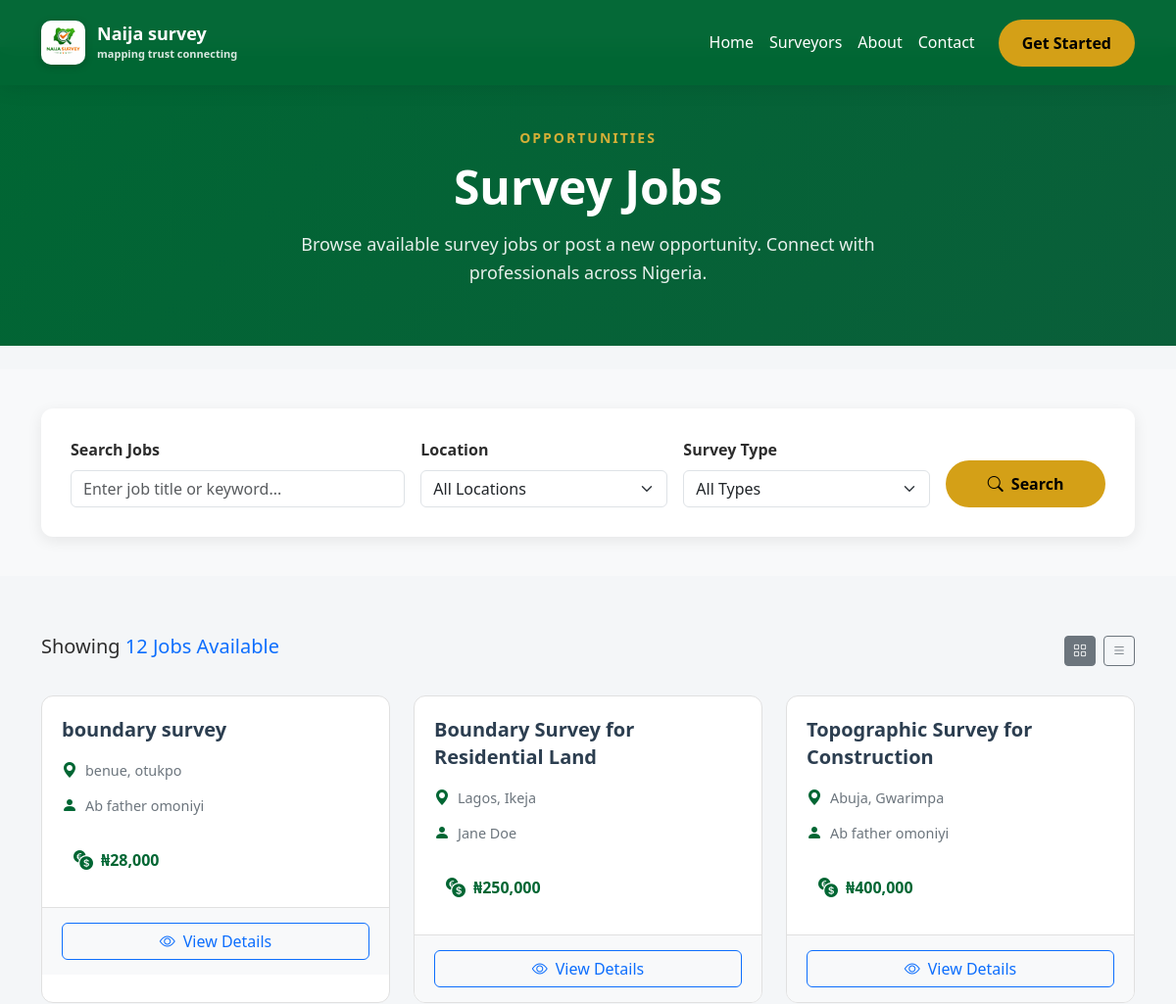
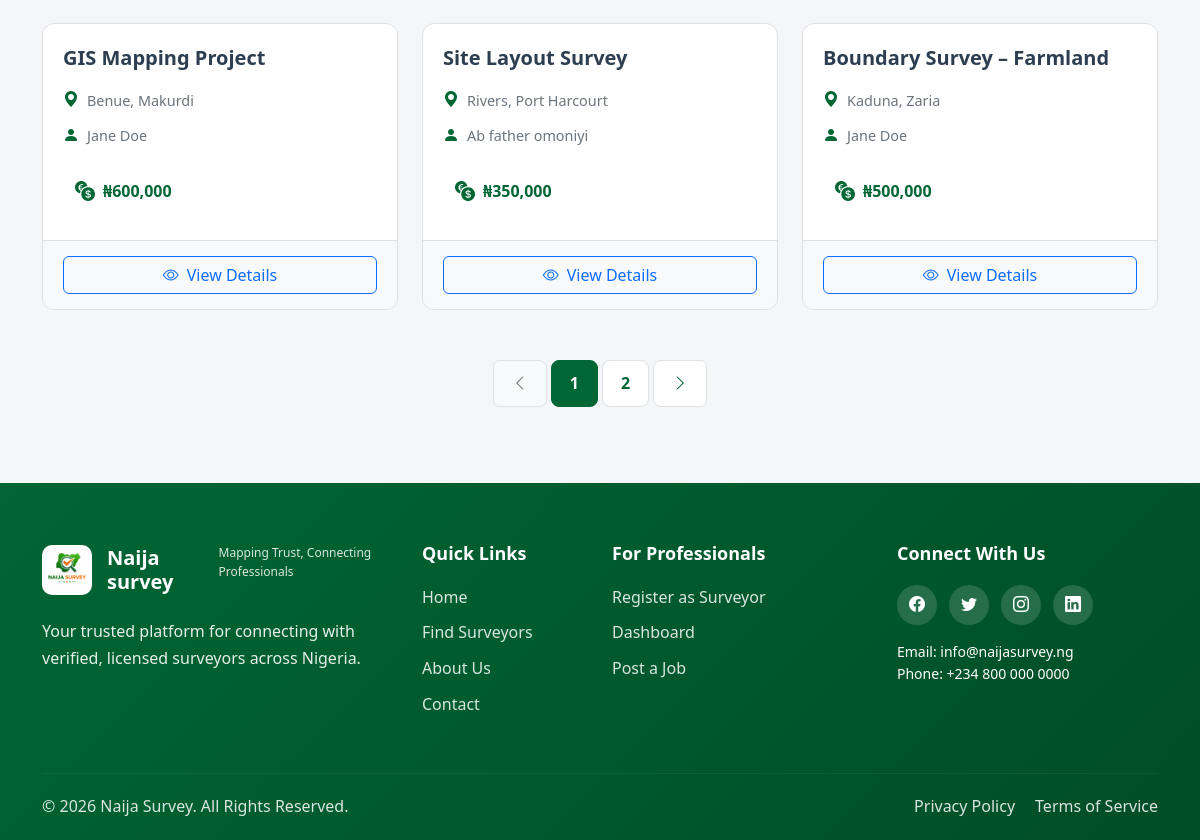
/jobs.php, run on the app's committed database (2 pictures, top to bottom).
### tables this page shows
CREATE TABLE IF NOT EXISTS `jobs` (
  `id` int NOT NULL AUTO_INCREMENT,
  `client_profile_id` int NOT NULL,
  `job_title` varchar(255) NOT NULL,
  `job_description` text NOT NULL,
  `proposed_budget` varchar(100) NOT NULL,
  `job_state` varchar(100) NOT NULL,
  `job_lga` varchar(100) NOT NULL,
  `job_address` text NOT NULL,
  `job_status` enum('available','taken','completed') NOT NULL DEFAULT 'available',
  `created_at` datetime NOT NULL DEFAULT CURRENT_TIMESTAMP,
  PRIMARY KEY (`id`),
  KEY `fk_jobs_client` (`client_profile_id`)
);

CREATE TABLE IF NOT EXISTS `clients_profile` (
  `id` int NOT NULL AUTO_INCREMENT,
  `account_id` int NOT NULL,
  `first_name` varchar(100) NOT NULL,
  `surname` varchar(100) NOT NULL,
  `other_names` varchar(100) DEFAULT NULL,
  `phone_number` varchar(20) NOT NULL,
  `whatsapp_number` varchar(20) NOT NULL,
  `bio` text NOT NULL,
  `state` varchar(100) NOT NULL,
  `lga` varchar(100) NOT NULL,
  `address` text NOT NULL,
  `profile_image` varchar(255) NOT NULL,
  `id_type` varchar(50) NOT NULL,
  `id_document` varchar(255) NOT NULL,
  `verification_status` enum('pending','verified','rejected') NOT NULL DEFAULT 'pending',
  `verified_at` datetime NOT NULL DEFAULT CURRENT_TIMESTAMP,
  `created_at` datetime NOT NULL DEFAULT CURRENT_TIMESTAMP,
  `updated_at` datetime NOT NULL DEFAULT CURRENT_TIMESTAMP ON UPDATE CURRENT_TIMESTAMP,
  PRIMARY KEY (`id`),
  KEY `fk_client_user` (`account_id`)
);

### models/Job.php (called while the page is built, shortened)
<?php
class Job {
   public function searchJobsPaginated($pdo, $filters, $limit, $offset) {
    $limit  = (int)$limit;
    $offset = (int)$offset;
    $sql = "SELECT j.*, c.first_name, c.surname
            FROM jobs j
            JOIN clients_profile c ON j.client_profile_id = c.id
            WHERE 1=1";
    $params = [];
    $sql .= " ORDER BY j.created_at DESC LIMIT $limit OFFSET $offset";
    $stmt = $pdo->prepare($sql);
    $stmt->execute($params);
    return $stmt->fetchAll(PDO::FETCH_ASSOC);
    }
    public function countJobs($pdo, $filters) {
    $sql = "SELECT COUNT(*) FROM jobs WHERE 1=1";
    $params = [];
    $stmt = $pdo->prepare($sql);
    $stmt->execute($params);
    return (int)$stmt->fetchColumn();
}
}

### jobs.php (the view, shortened to what this page needs)
<?php
require_once "config/db-connect.php";
require_once "models/Job.php";
$page = isset($_GET['page']) && is_numeric($_GET['page']) ? (int)$_GET['page'] : 1;
$limit = 6;
$offset = ($page - 1) * $limit;
$filters = [
    'q'        => $_GET['q'] ?? null,
    'location' => $_GET['location'] ?? null,
    'type'     => $_GET['type'] ?? null,
];
$jobsInstance = new Job();
$totalJobs = $jobsInstance->countJobs($pdo, $filters);
$totalPages = ceil($totalJobs / $limit);
$jobs = $jobsInstance->searchJobsPaginated(
    $pdo,
    $filters,
    $limit,
    $offset
);
?>
<!DOCTYPE html>
<html lang="en">
<head>
  <link href="https://cdn.jsdelivr.net/npm/bootstrap@5.3.2/dist/css/bootstrap.min.css" rel="stylesheet">
  <link rel="stylesheet" href="assets/css/style.css">
</head>
<body>
  <?php include "components/header.php"; ?>
  <section class="page-header-section mt-5 mb-4">
    <div class="container">
      <div class="row align-items-center">
        <div class="col-lg-8 mx-auto text-center">
          <span class="section-subtitle">Opportunities</span>
          <h1 class="page-header-title">Survey Jobs</h1>
          <p class="page-header-desc">Browse available survey jobs or post a new opportunity. Connect with professionals across Nigeria.</p>
        </div>
      </div>
    </div>
  </section>
  <section class="search-filter-section">
    <form method="GET" action="">
        <div class="container">
          <div class="search-filter-card">
            <div class="row g-3 align-items-end">
              <div class="col-lg-4 col-md-6">
                <label class="form-label fw-semibold">Search Jobs</label>
                <input type="text"  name="q" class="form-control" placeholder="Enter job title or keyword...">
              </div>
              <div class="col-lg-3 col-md-6">
                <label class="form-label fw-semibold">Location</label>
                <select  name="location" class="form-select">
                  <option value="">All Locations</option>
                </select>
              </div>
              <div class="col-lg-3 col-md-6">
                <label class="form-label fw-semibold">Survey Type</label>
                <select name="type" class="form-select">
                  <option value="">All Types</option>
                </select>
              </div>
              <div class="col-lg-2 col-md-6">
                <button type="submit" class="btn btn-gold w-100">
                  <i class="bi bi-search me-2"></i>Search
                </button>
              </div>
            </div>
          </div>
        </div>
    </form>
  </section>
  <section class="jobs-list-section">
    <div class="container">
      <div class="results-header">
        <h5>Showing <span class="text-primary"><?php echo $totalJobs; ?> Jobs Available</span></h5>
        <div class="view-toggle">
          <button class="btn btn-sm btn-outline-secondary active">
            <i class="bi bi-grid"></i>
          </button>
          <button class="btn btn-sm btn-outline-secondary">
            <i class="bi bi-list"></i>
          </button>
        </div>
      </div>
      <div class="row g-4">
        <?php if(empty($jobs)): ?>
          <div class="col-12">
            <div class="alert alert-info text-center">
              <i class="bi bi-info-circle me-2"></i>
              No jobs available at the moment. Check back later!
            </div>
          </div>
        <?php else: ?>
          <?php foreach($jobs as $job): ?>
            <?php
              $client_name = htmlspecialchars($job['first_name'] . ' ' . $job['surname']);
              $location = htmlspecialchars($job['job_state'] . ', ' . $job['job_lga']);
              $full_address = htmlspecialchars($job['job_state'] . ', ' . $job['job_lga'] . ' - ' . $job['job_address']);
              $created_date = date('d M Y', strtotime($job['created_at']));
            ?>
            <div class="col-lg-4 col-md-6">
              <div class="job-card">
                <div class="job-card-body">
                  <h5 class="job-title"><?php echo htmlspecialchars($job['job_title']); ?></h5>
                  <div class="job-meta">
                    <div class="meta-item">
                      <i class="bi bi-geo-alt-fill"></i>
                      <span><?php echo $location; ?></span>
                    </div>
                    <div class="meta-item">
                      <i class="bi bi-person-fill"></i>
                      <span><?php echo $client_name; ?></span>
                    </div>
                  </div>
                  <div class="job-budget">
                    <i class="bi bi-currency-exchange"></i>
                    <span>₦<?php echo number_format($job['proposed_budget']); ?></span>
                  </div>
                </div>
                <div class="job-card-footer">
                  <button class="btn btn-outline-primary w-100"
                      data-bs-toggle="modal"
                      data-bs-target="#jobDetailModal"
                      data-job-id="<?php echo $job['id']; ?>"
                      data-client-profile-id="<?php echo $job['client_profile_id']; ?>"
                      data-title="<?php echo htmlspecialchars($job['job_title']); ?>"
                      data-client="<?php echo $client_name; ?>"
                      data-location="<?php echo $full_address; ?>"
                      data-budget="₦<?php echo number_format($job['proposed_budget']); ?>"
                      data-date="<?php echo $created_date; ?>"
                      data-desc="<?php echo htmlspecialchars($job['job_description']); ?>">
                    <i class="bi bi-eye me-2"></i>View Details
                  </button>
                </div>
              </div>
            </div>
          <?php endforeach; ?>
        <?php endif; ?>
      </div>
      <?php if ($totalPages > 1): ?>
      <div class="pagination-wrapper">
        <nav>
          <ul class="pagination justify-content-center">
            <li class="page-item <?php echo $page <= 1 ? 'disabled' : ''; ?>">
              <a class="page-link" href="?page=<?php echo $page - 1; ?>">
                <i class="bi bi-chevron-left"></i>
              </a>
            </li>
            <?php for ($i = 1; $i <= $totalPages; $i++): ?>
              <li class="page-item <?php echo $i === $page ? 'active' : ''; ?>">
                <a class="page-link" href="?page=<?php echo $i; ?>">
                  <?php echo $i; ?>
                </a>
              </li>
            <?php endfor; ?>
            <li class="page-item <?php echo $page >= $totalPages ? 'disabled' : ''; ?>">
              <a class="page-link" href="?page=<?php echo $page + 1; ?>">
                <i class="bi bi-chevron-right"></i>
              </a>
            </li>
          </ul>
        </nav>
      </div>
      <?php endif; ?>
    </div>
  </section>
  <?php include "components/footer.php"; ?>
</body>
</html>

### data on the page
jobs: job_title "boundary survey", location "benue, otukpo", client_profile.surname "Ab father omoniyi", proposed_budget "28,000"
jobs: job_title "Boundary Survey for Residential Land", location "Lagos, Ikeja", client_profile.surname "Jane Doe", proposed_budget "250,000"
jobs: job_title "Topographic Survey for Construction", location "Abuja, Gwarimpa", client_profile.surname "Ab father omoniyi", proposed_budget "400,000"
jobs: job_title "GIS Mapping Project", location "Benue, Makurdi", client_profile.surname "Jane Doe", proposed_budget "600,000"
jobs: job_title "Site Layout Survey", location "Rivers, Port Harcourt", client_profile.surname "Ab father omoniyi", proposed_budget "350,000"
jobs: job_title "Boundary Survey – Farmland", location "Kaduna, Zaria", client_profile.surname "Jane Doe", proposed_budget "500,000"

### other printed values
$totalJobs "12"
